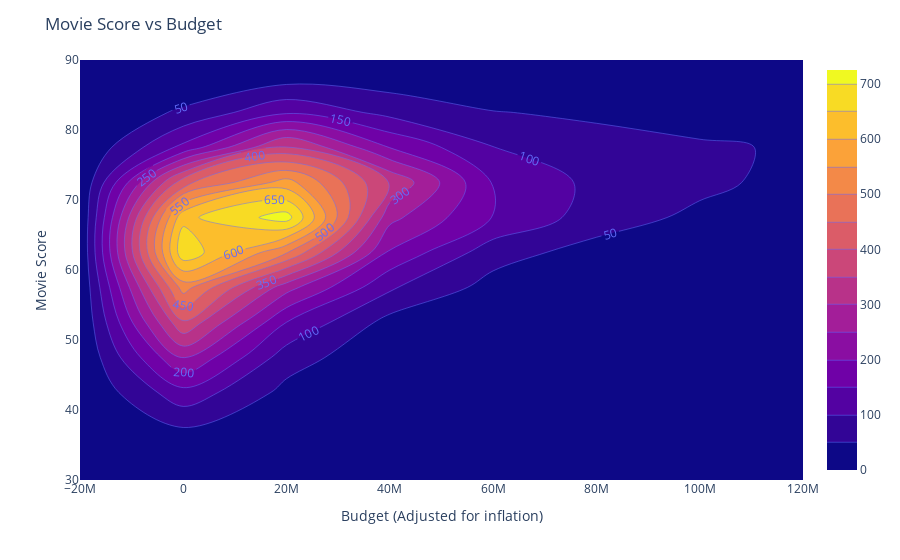

Notebook source saved alongside this figure:
### Code cell
new_df = non_nan_budget[["adjusted_budget", "movie_score"]].copy(deep=True)
#new_df["adjusted_budget"] = np.log(new_df["adjusted_budget"])
#new_df["movie_score"] = np.log(new_df["movie_score"])

fig = px.density_contour(new_df, x="adjusted_budget", y="movie_score")

fig.update_yaxes(range=[30, 90])
fig.update_xaxes(range=[-20000000, 120000000])
fig.update_traces(contours_coloring="fill", contours_showlabels = True)

fig.update_layout(
    title="Movie Score vs Budget",
    xaxis_title="Budget (Adjusted for inflation)",
    yaxis_title="Movie Score",
)

fig.show()

### Figure 1 — Plotly figure (JSON) as saved in the notebook; plotly's stock layout.template omitted (floating-point values rounded to 4 significant figures; data arrays with more than 128 entries replaced by an {"elided": "..."} marker saying what was removed)
{"data": [{"contours": {"coloring": "fill", "showlabels": true}, "hovertemplate": "adjusted_budget=%{x}<br>movie_score=%{y}<br>count=%{z}<extra></extra>", "legendgroup": "", "line": {"color": "#636efa"}, "name": "", "showlegend": false, "type": "histogram2dcontour", "x": {"elided": "9237 float values"}, "xaxis": "x", "xbingroup": "x", "y": {"elided": "9237 float values"}, "yaxis": "y", "ybingroup": "y"}], "layout": {"legend": {"tracegroupgap": 0}, "margin": {"t": 60}, "title": {"text": "Movie Score vs Budget"}, "xaxis": {"anchor": "y", "domain": [0, 1], "range": [-20000000, 120000000], "title": {"text": "Budget (Adjusted for inflation)"}}, "yaxis": {"anchor": "x", "domain": [0, 1], "range": [30, 90], "title": {"text": "Movie Score"}}}}
